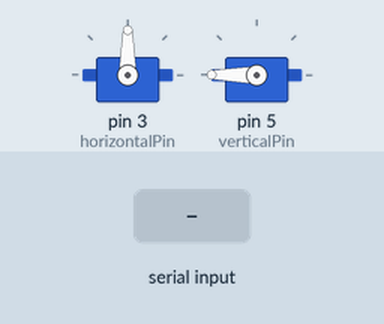
Simulated run of this sketch. Board: Arduino Uno, built with avr-gcc and run on an emulated ATmega328P. Parts: 2 × servo. Inputs (shaded band) come from the test bench. What the sketch prints to the serial monitor is not drawn.

Above: at 1.4 s.
1.5 s: "90,45\n" received over Serial
At 2.5 s:
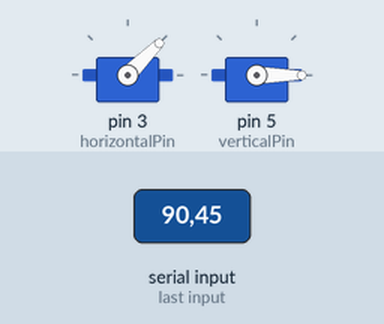
3.1 s: "30,150\n" received over Serial
At 4.1 s:
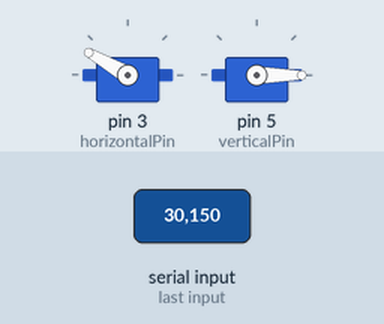
4.6 s: "5\n" received over Serial
At 5.6 s:
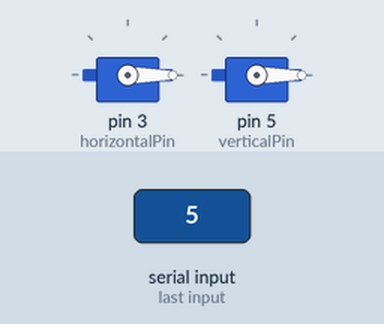
6.1 s: "1,90\n" received over Serial
At 7.3 s:
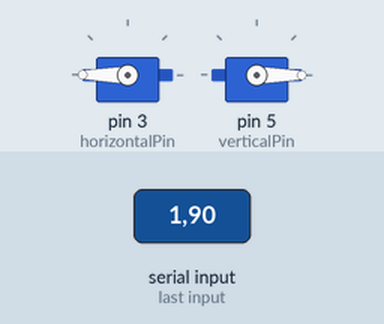
7.6 s: "90\n" received over Serial
At 8.4 s:
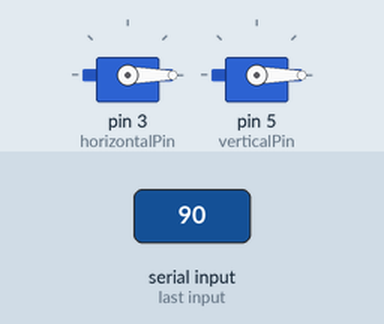
Timing chart, 0 to 10.2 s (numbered marks = the images above; inputs shaded):
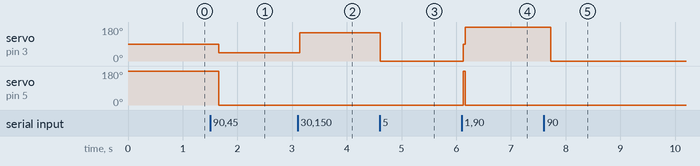

Measured:
- after the input at 1.5 s, servo on pin 3 (horizontalPin): 90° → 45° after 0.16 s; servo on pin 5 (verticalPin): 180° → 0° after 0.16 s
- after the input at 3.1 s, servo on pin 3 (horizontalPin): 45° → 150° at once
- after the input at 4.6 s, servo on pin 3 (horizontalPin): 150° → 0° at once
- after the input at 6.1 s, servo on pin 3 (horizontalPin): 0° → 180° at once; servo on pin 5 (verticalPin): 0° → 180° at once, → 0° 0.04 s later
- after the input at 7.6 s, servo on pin 3 (horizontalPin): 180° → 0° after 0.13 s

The sketch:

ServoTower.ino
```cpp
#include <Servo.h>

Servo horizontalServo;
Servo verticalServo;
const int horizontalPin = 3;
const int verticalPin = 5;
int horizontalVal = 90;
int verticalVal = 180;

void setup() {
  // put your setup code here, to run once:
   delay(200);
   horizontalServo.attach(horizontalPin);
   verticalServo.attach(verticalPin);

   Serial.begin(9600);
   Serial.setTimeout(0);

   horizontalServo.write(horizontalVal);
   verticalServo.write(verticalVal);
}

void loop() {

  if(Serial.available() > 0){
      printIntData();

    horizontalServo.write(horizontalVal);
    verticalServo.write(verticalVal);
  }

  delay(36);
}

void printIntData(){

      //Create a storage array with dynamic size.//
      const int msgSize = Serial.parseInt();
      int dataIn[msgSize];

      //
      for(int i = 0; i < msgSize; i++){
        dataIn[i] = Serial.parseInt();
      }

      //print the storage array.//
      for(int i=0; i < sizeof(dataIn)/sizeof(int); i++){
        Serial.print(dataIn[i]);
        Serial.print(' ');
      }
      //Don't for get finish sign!
      //See finish sign in Node.js code.//
      Serial.print('\n');

      horizontalVal = dataIn[0];
      verticalVal = dataIn[1];
}
```
